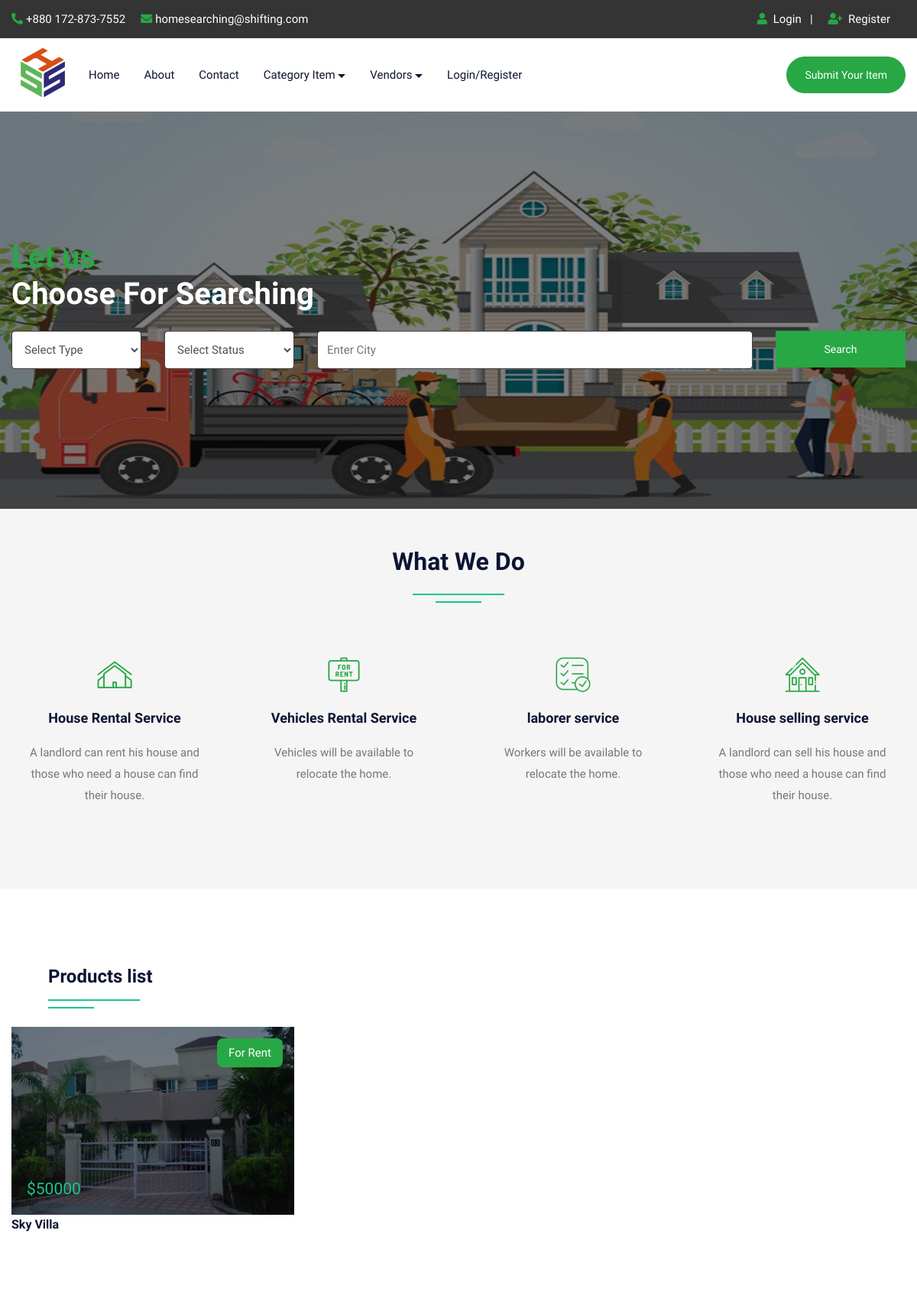
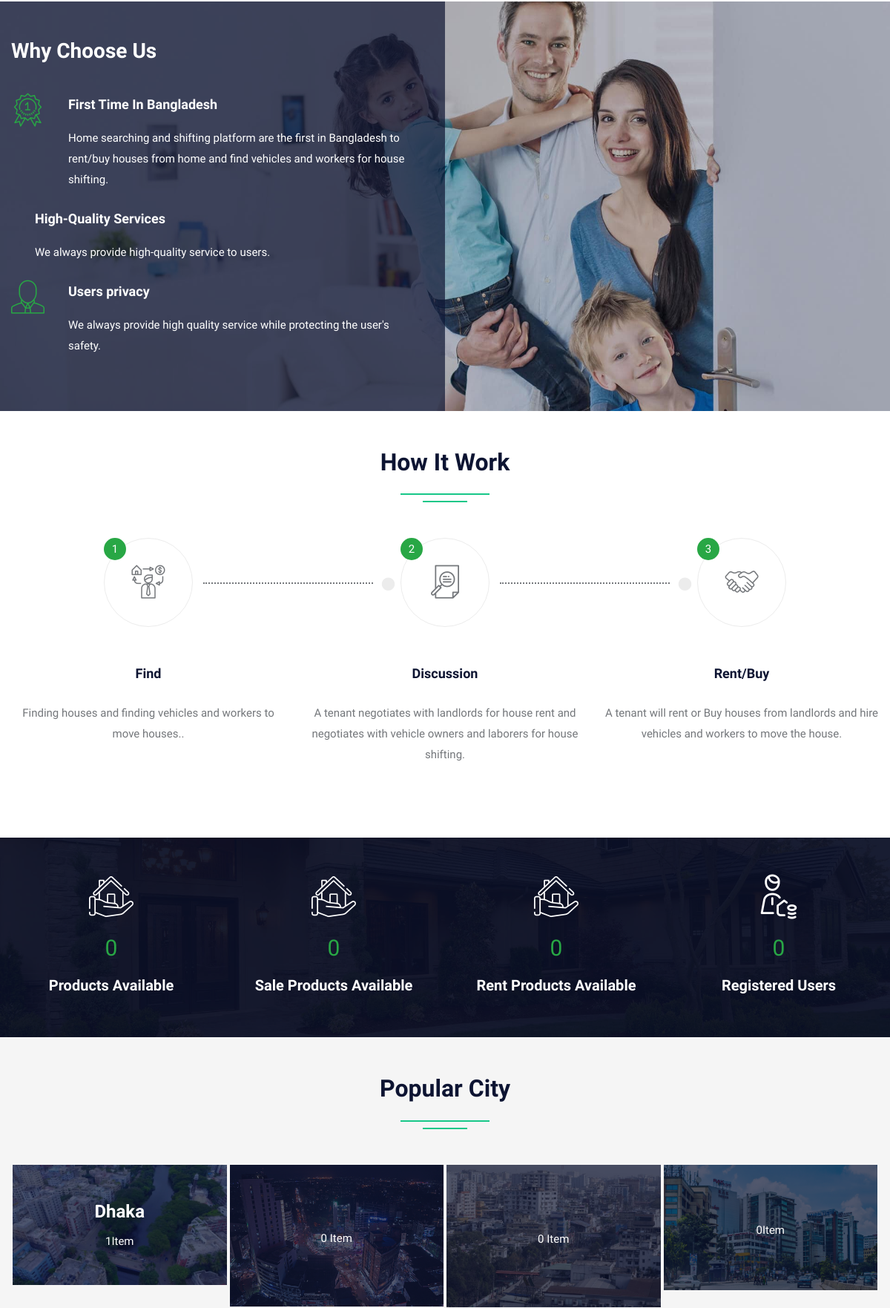
The page / (upper part) on the database its author committed (2 pictures, top to bottom).
### tables this page shows
CREATE TABLE `products` (
  `pid` int(50) NOT NULL,
  `title` varchar(200) NOT NULL,
  `pcontent` longtext NOT NULL,
  `type` varchar(100) NOT NULL,
  `stype` varchar(100) NOT NULL,
  `price` int(50) NOT NULL,
  `location` varchar(200) NOT NULL,
  `city` varchar(100) NOT NULL,
  `country` varchar(100) NOT NULL,
  `pimage` varchar(300) NOT NULL,
  `pimage1` varchar(300) NOT NULL,
  `pimage2` varchar(300) NOT NULL,
  `uid` int(50) NOT NULL,
  `status` varchar(50) NOT NULL,
  `date` datetime NOT NULL DEFAULT CURRENT_TIMESTAMP
);

### index.php (the view, shortened to what the rows shown need)
<!DOCTYPE html>
<html lang="en">
<head>
<link rel="stylesheet" type="text/css" href="css/bootstrap.min.css">
<link rel="stylesheet" type="text/css" href="css/bootstrap-slider.css">
<link rel="stylesheet" type="text/css" href="css/jquery-ui.css">
<link rel="stylesheet" type="text/css" href="css/layerslider.css">
<link rel="stylesheet" type="text/css" href="css/color.css" id="color-change">
<link rel="stylesheet" type="text/css" href="css/owl.carousel.min.css">
<link rel="stylesheet" type="text/css" href="css/font-awesome.min.css">
<link rel="stylesheet" type="text/css" href="fonts/flaticon/flaticon.css">
<link rel="stylesheet" type="text/css" href="css/style.css">
</head>
<body>
<div id="page-wrapper">
    <div class="row">
		<?php include("include/header.php");?>
        <div class="overlay-black w-100 slider-banner1 position-relative" style="background-image: url('images/banner/b.png'); background-size: cover; background-position: center center; background-repeat: no-repeat;">
            <div class="container h-100">
                <div class="row h-100 align-items-center">
                    <div class="col-lg-12">
                        <div class="text-white">
                            <h1 class="mb-4"><span class="text-success">Let us</span><br>
                            Choose For Searching</h1>
                        </div>
                    </div>
                </div>
            </div>
        </div>
        <div class="full-row bg-gray">
            <div class="container">
                <div class="row">
                    <div class="col-lg-12">
                        <h2 class="text-secondary double-down-line text-center mb-5">What We Do</h2></div>
                </div>
            </div>
        </div>
        <div class="full-row">
            <div class="container">
                <div class="row">
                    <div class="col-md-12">
                       <div class="sidebar-widget mt-5">
                            <ul class="products_list_widget  w-100 product_list">
								<?php
								$query=mysqli_query($con,"SELECT * FROM `products` ORDER BY date DESC LIMIT 6");
										while($row=mysqli_fetch_array($query))
										{
								?>
                                 <li class="featured-thumb hover-zoomer mb-4">
                                    <div class="overlay-black overflow-hidden position-relative"> <img src="admin/products/<?php echo $row['9'];?>" alt="pimage">
                                      <div class="sale bg-success text-white">For <?php echo $row['4'];?></div>
                                      <div class="price text-primary text-capitalize">$<?php echo $row['5'];?></div>
                                    </div>
                                      <h6 class="text-secondary   hover-bg-success text-capitalize"><a href="productsdetails.php?pid=<?php echo $row['0'];?>"><?php echo $row['1'];?></a></h6>
                                        </li>
                                <?php } ?>
                            </ul>
                        </div>
                    </div>
                </div>
            </div>
        </div>
        <div class="full-row">
            <div class="container">
                <div class="row">
                    <div class="col-lg-12">
                        <h2 class="text-secondary double-down-line text-center mb-5">How It Work</h2>
                        </div>
                </div>
            </div>
        </div>
        <div class="full-row bg-gray">
            <div class="container">
                <div class="row">
                    <div class="col-lg-12">
                        <h2 class="text-secondary double-down-line text-center mb-5">Popular City</h2></div>
                </div>
                <div class="col-lg-12">
                    <div class="row">
                        <div class="col-md-6 col-lg-3 pb-1">
                            <div class="overflow-hidden position-relative overlay-secondary hover-zoomer mx-n13 z-index-9"> <img src="images/thumbnail4/1.jpg" alt="">
                                <div class="text-white xy-center z-index-9 position-absolute text-center w-100">
									<?php
										$query=mysqli_query($con,"SELECT count(city), products.* FROM products where city='Dhaka'");
											while($row=mysqli_fetch_array($query))
												{
										?>
                                    <h4 class="hover-text-success text-capitalize"><a href="countryproducts.php?id=<?php echo $row['6']?>"><?php echo $row['city'];?></a></h4>
                                    <span><?php
												$total = $row[0];
												echo $total;?>Item</span> </div>
									<?php } ?>
                            </div>
                        </div>
                    </div>
                </div>
            </div>
        </div>
    </div>
</div>
</body>
</html>

### rows shown on the page
products: pimage (picture), stype "Rent", price "50000", title "Sky Villa", city "Dhaka", total "1"

### other values the page prints
$total "0"
